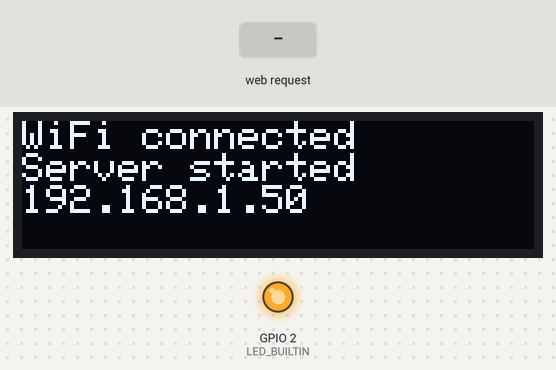
Simulated run of this sketch. Board: ESP8266 (NodeMCU). On the bench: 128×32 one-colour display, output pins drawn as LEDs (lit = HIGH, except the on-board LED, lit = LOW). Inputs (shaded band) come from the test bench. WiFi joins after 1.5 s; servers stay silent unless stated; the display library's start-up logo is not drawn; what the sketch prints to the serial monitor is not drawn.

Above: at 3.8 s.
3.9 s: HTTP request GET /gpio/1 received
At 4.8 s:
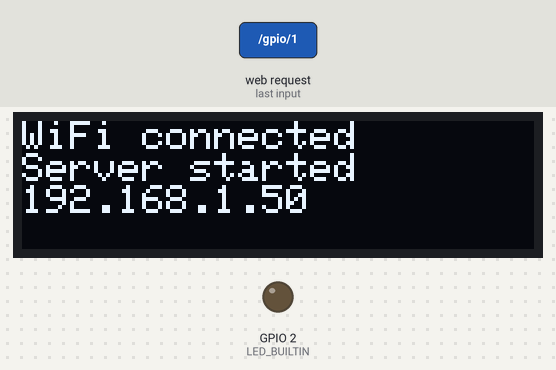
5.4 s: HTTP request GET /gpio/0 received
At 6.0 s:
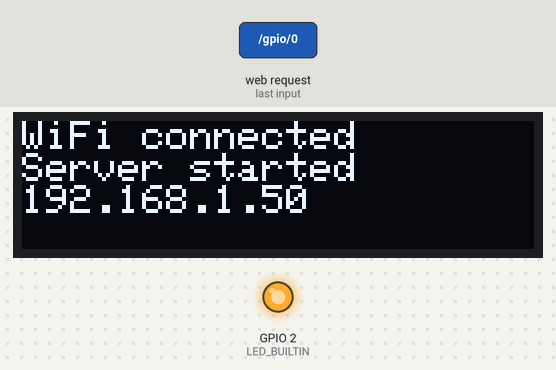
Timing chart, 0 to 8.4 s (numbered marks = the images above; inputs shaded):
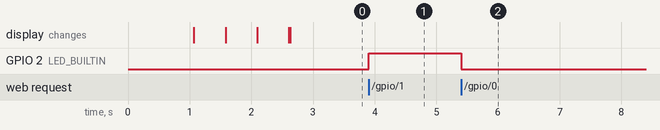

The sketch:

web_server.ino
```cpp
#include <splash.h>
#include <Adafruit_SSD1306.h>
#include <ESP8266WiFi.h>
#ifndef STASSID
#define STASSID "Wifi ssid"
#define STAPSK "wifi password"
#endif
#include <WiFiClientSecure.h>

const char* ssid = STASSID;
const char* password = STAPSK;

//setting up the dispaly
#include <SPI.h>
#include <Wire.h>
#include <Adafruit_GFX.h>
#include <Adafruit_SSD1306.h>

#if defined(ESP8266)
  #define BUTTON_A  0
  #define BUTTON_B 16
  #define BUTTON_C  2
  #define WIRE Wire
#elif defined(ESP32)
  #define BUTTON_A 15
  #define BUTTON_B 32
  #define BUTTON_C 14
  #define WIRE Wire
#else // 32u4, M0, M4, nrf52840 and 328p
  #define BUTTON_A  9
  #define BUTTON_B  6
  #define BUTTON_C  5
  #define WIRE Wire
#endif

Adafruit_SSD1306 display = Adafruit_SSD1306(128, 32, &WIRE);


// Create an instance of the server
// specify the port to listen on as an argument

//this is the port of the server
WiFiServer server(80);

void setup() {
  Serial.begin(115200);

  //starting the display output
  display.begin(SSD1306_SWITCHCAPVCC, 0x3C); // Address 0x3C for 128x32
  pinMode(LED_BUILTIN, OUTPUT);
  digitalWrite(LED_BUILTIN, 0);

  // initialising the display
  display.display();
  delay(1000);

  // Clear the buffer.
  display.clearDisplay();
  display.display();
  display.setTextSize(1);
  display.setTextColor(SSD1306_WHITE);


  // Connect to WiFi network
  display.setCursor(0,0);
  display.print(F("Connecting to \n"));
  display.print(ssid);
  display.display();

  //initilaising the connection
  WiFi.mode(WIFI_STA);
  WiFi.begin(ssid, password);

  //busy wait
  while (WiFi.status() != WL_CONNECTED) {
    delay(500);
    display.print(F("."));
    display.display();
  }

  display.clearDisplay();
  display.setCursor(0,0);
  display.display();
  display.print(F("WiFi connected \n"));

  // Start the server
  server.begin();
  display.print(F("Server started \n"));
  // Print the IP address
  display.print(WiFi.localIP());
  display.display();
}

void loop() {
  // Check if a client has connected

  WiFiClient client = server.accept();
  if (!client) { return; }
  Serial.println(F("new client"));

  client.setTimeout(5000);  // default is 1000

  // Read the first line of the request
  String req = client.readStringUntil('\r');
  Serial.println(F("request: "));
  Serial.println(req);

  // Match the request
  int val;
  if (req.indexOf(F("/gpio/0")) != -1) {
    val = 0;
  } else if (req.indexOf(F("/gpio/1")) != -1) {
    val = 1;
  } else {
    Serial.println(F("invalid request"));
    val = digitalRead(LED_BUILTIN);
  }

  // Set LED according to the request
  digitalWrite(LED_BUILTIN, val);

  // read/ignore the rest of the request
  // do not client.flush(): it is for output only, see below
  while (client.available()) {
    // byte by byte is not very efficient
    client.read();
  }

  // Send the response to the client
  // it is OK for multiple small client.print/write,
  // because nagle algorithm will group them into one single packet
  client.print(F("HTTP/1.1 200 OK\r\nContent-Type: text/html\r\n\r\n<!DOCTYPE HTML>\r\n<html>\r\nGPIO is now "));
  client.print((val) ? F("high") : F("low"));
  client.print(F("<br><br>Click <a href='http://"));
  client.print(WiFi.localIP());
  client.print(F("/gpio/1'>here</a> to switch LED GPIO on, or <a href='http://"));
  client.print(WiFi.localIP());
  client.print(F("/gpio/0'>here</a> to switch LED GPIO off.</html>"));

  // The client will actually be *flushed* then disconnected
  // when the function returns and 'client' object is destroyed (out-of-scope)
  // flush = ensure written data are received by the other side
  Serial.println(F("Disconnecting from client"));
}
```

Measured:
- after the input at 3.9 s, GPIO 2 (LED_BUILTIN): LOW → HIGH at once
- after the input at 5.4 s, GPIO 2 (LED_BUILTIN): HIGH → LOW at once
